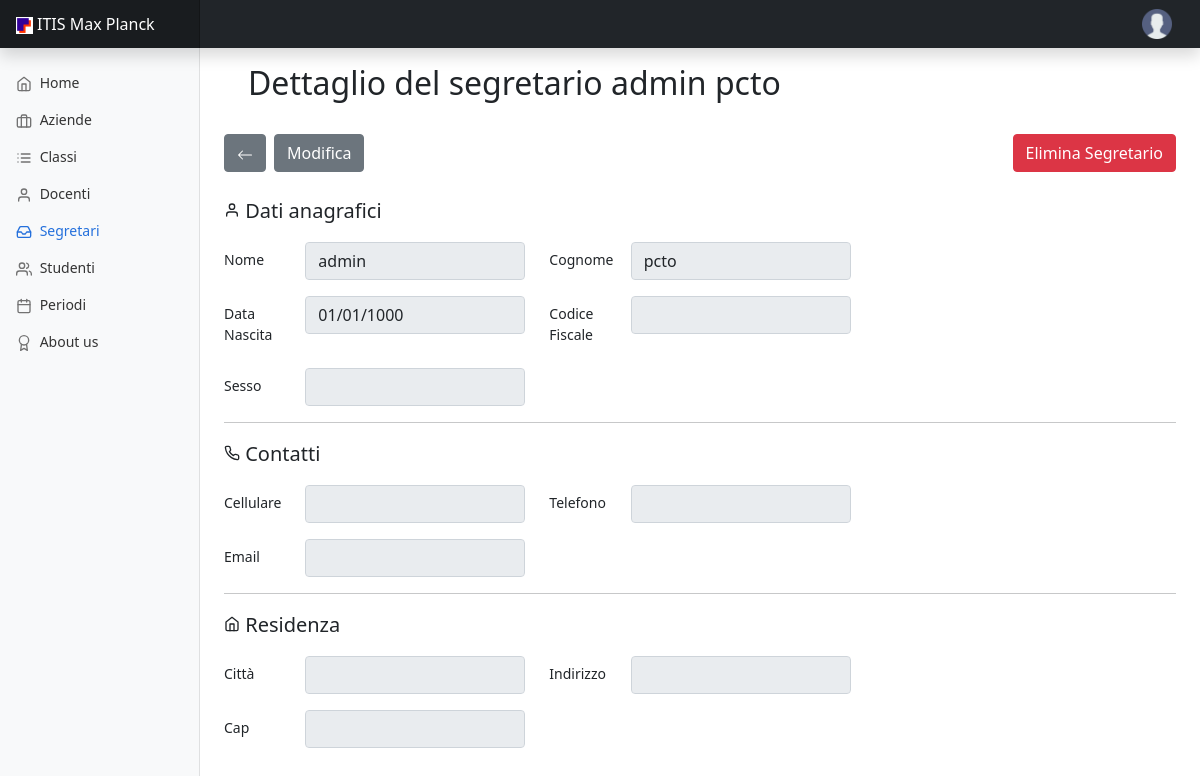
The app's page /segretario-dettaglio.php?id=1 (signed in), older data.
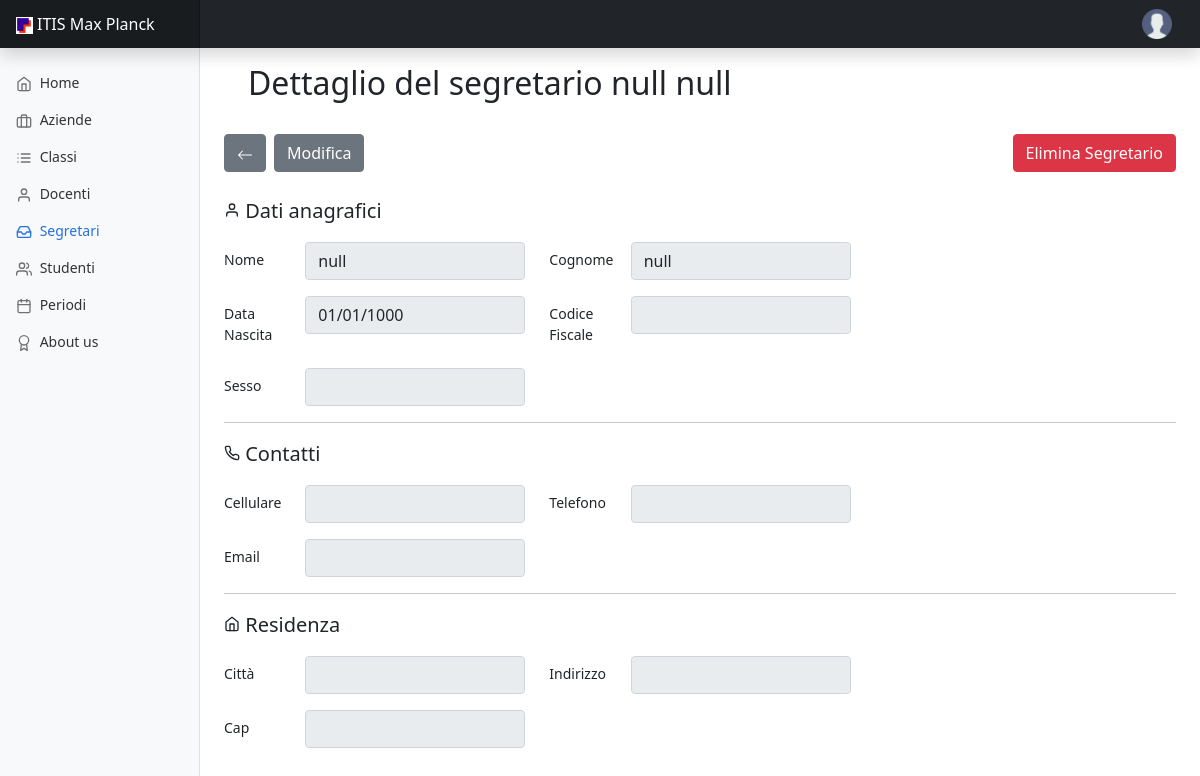
The same page, newer data.
### tables this page shows
CREATE TABLE `persona` (
  `id` int NOT NULL,
  `nome` varchar(80) NOT NULL,
  `cognome` varchar(80) NOT NULL,
  `datanascita` date DEFAULT NULL,
  `codicefiscale` varchar(16) NOT NULL,
  `sesso` char(1) NOT NULL,
  `cellulare` varchar(13) NOT NULL,
  `login` varchar(100) DEFAULT NULL,
  `password` varchar(100) DEFAULT NULL,
  `al_matricola` varchar(20) DEFAULT NULL,
  `al_cittadinanza` varchar(30) DEFAULT NULL,
  `cap` varchar(5) DEFAULT NULL,
  `telefono` varchar(20) DEFAULT NULL,
  `email` varchar(100) NOT NULL,
  `indirizzo` varchar(100) DEFAULT NULL,
  `residenza` varchar(100) DEFAULT NULL,
  `provincia` varchar(2) DEFAULT NULL,
  `tut_idazienda` int DEFAULT NULL
);

### segretario-dettaglio.php (the view, shortened to what the changed rows need)
<!doctype html>
<html lang="en">
  <head>
  <?php require("Include/head.php");?>
  </head>
  <body>
    <?php
        function generaDettaglioVisualizzazione($result){
          $nome = "";
          $cognome = "";
          $datanascita = "";
          $codicefiscale = "";
          $indirizzo = "";
          $residenza = "";
          $cellulare = "";
          $telefono = "";
          $email = "";
          $sesso = "";
          $cap = "";
            if ($result->num_rows > 0) {
                $row = $result->fetch_assoc();
                $nome = htmlspecialchars($row["nome"]);
                $cognome = htmlspecialchars($row["cognome"]);
                $datanascita = htmlspecialchars($row["datanascita"]);
                $codicefiscale = htmlspecialchars($row["codicefiscale"]);
                $indirizzo = htmlspecialchars($row["indirizzo"]);
                $residenza = htmlspecialchars($row["residenza"]);
                $cellulare = htmlspecialchars($row["cellulare"]);
                $telefono = htmlspecialchars($row["telefono"]);
                $email = htmlspecialchars($row["email"]);
                $sesso = htmlspecialchars($row["sesso"]);
                $cap = htmlspecialchars($row["cap"]);
            }
            echo '
            <div class="justify-content-center">
            <p class="fs-5"><span data-feather="user"class="align-baseline"></span> Dati anagrafici</p>
              <div class="mb-3 row">
                  <label class="col-md-1 col-sm-3 col-form-label">Nome</label>
                  <div class="col-sm-3 col-md-3">
                      <input type="text" readonly id="nomepersona" class="form-control" name="nome" value="'. $nome .'">
                  </div>
                  <label class="col-sm-3 col-md-1  col-form-label">Cognome</label>
                  <div class="col-sm-3 col-md-3">
                      <input type="text" readonly id="cognomepersona" class="form-control" name="cognome" value="'. $cognome .'">
                  </div>
              </div>
              <div class="mb-3 row">
                  <label class="col-sm-3 col-md-1 col-form-label">Data Nascita</label>
                  <div class="col-sm-3 col-md-3">
                      <input type="date" readonly class="form-control" name="datanascita" value="'. $datanascita .'">
                  </div>
                  <label class="col-sm-3 col-md-1 col-form-label">Codice Fiscale</label>
                  <div class="col-sm-3 col-md-3">
                      <input type="text" readonly class="form-control" name="codicefiscale" value="'. $codicefiscale .'">
                  </div>
              </div>
              <div class=" mb-3 row">
                  <label class="col-sm-3 col-md-1 col-form-label">Sesso</label>
                  <div class="col-sm-3 col-md-3">
                      <input type="text" readonly class="form-control" name="sesso" value="'. $sesso .'">
                  </div>
                  <label class="col-sm-3 col-md-1 col-form-label"></label>
                  <div class="col-sm-3 col-md-3">
                  </div>
              </div>
              <hr class="mt-2 mb-3"/>
              <p class="fs-5"><span data-feather="phone"class="align-baseline"></span> Contatti</p>
              <div class="mb-3 row">
                  <label class="col-sm-3 col-md-1 col-form-label">Cellulare</label>
                  <div class="col-sm-3 col-md-3">
                      <input type="text" readonly class="form-control" name="cellulare" value="'. $cellulare .'">
                  </div>
                  <label class="col-sm-3 col-md-1 col-form-label">Telefono</label>
                  <div class="col-sm-3 col-md-3">
                      <input type="text" readonly class="form-control" name="telefono" value="'. $telefono .'">
                  </div>
              </div>
              <div class="mb-3 row">
                  <label class="col-sm-3 col-md-1 col-form-label">Email</label>
                  <div class="col-sm-3 col-md-3">
                      <input type="text" readonly class="form-control" name="email" value="'. $email .'">
                  </div>
                  <label class="col-sm-3 col-md-1 col-form-label"></label>
                  <div class="col-sm-3 col-md-3">
                  </div>
              </div>
              <hr class="mt-2 mb-3"/>
              <p class="fs-5"><span data-feather="home"class="align-baseline"></span> Residenza</p>
              <div class="mb-3 row">
                  <label class="col-sm-3 col-md-1 col-form-label">Città</label>
                  <div class="col-sm-3 col-md-3">
                      <input type="text" readonly class="form-control" name="residenza" value="'. $residenza .'">
                  </div>
                  <label class="col-sm-3 col-md-1 col-form-label">Indirizzo</label>
                  <div class="col-sm-3 col-md-3">
                      <input type="text" readonly class="form-control" name="indirizzo" value="'. $indirizzo .'">
                  </div>
              </div>
              <div class="mb-3 row">
                    <label class="col-sm-3 col-md-1 col-form-label">Cap</label>
                    <div class="col-sm-3 col-md-3">
                        <input type="text" readonly class="form-control" name="cap" value="'. $cap .'">
                    </div>
                    <label class="col-sm-3 col-md-1 col-form-label"></label>
                    <div class="col-sm-3 col-md-3">
                    </div>
              </div>
            </br>'
                        ;
            }
    ?>
<?php require("Include/navbar.php");?>
<div class="container-fluid">
  <div class="row">
    <main class="col-md-9 ms-sm-auto col-lg-10 px-md-4">
    <nav class="navbar">
    <?php
    if(isset($_GET["id"])){
      $sql = 'Select nome, cognome from persona where id ='.$_GET["id"];
      $result = $conn->query($sql);
      if ($result->num_rows > 0) {
        $row = $result->fetch_assoc();
      echo'
      <nav class="navbar">
        <div class="container-fluid">
        <p class="h2 mb-3"> Dettaglio del segretario '.htmlspecialchars($row["nome"]).' '. htmlspecialchars($row["cognome"]).'</p>
        </div>
      </nav>
      ';
      }else{
        echo '<h1 class="h2 mb-3">Attenzione: Segretario inesistente</h1>';
      }
    }else{
      echo '<h1 class="h2 mb-3">Aggiungi nuovo segretario</h1>';
    }
    ?>
    </nav>
    <form action="<?php $_SERVER["PHP_SELF"]; ?>" method="POST" enctype="multipart/form-data">
    <?php
    if(isset($_GET["id"])){
      $id = $_GET["id"];
      $sql = 'Select * from persona where id ='.$_GET["id"];
      $result = $conn->query($sql);
      if(!isset($_POST["modifica"])){
        ?>
        <div class="mb-4 clearfix">
                <div class="btn-toolbar float-start" role="toolbar" aria-label="Toolbar with button groups">
                  <div class="btn-group me-2" role="group" aria-label="First group">
                          <button type="button" onclick="location.href='segretario.php'" name="indietro" value="" class="btn btn-secondary">
                          <svg xmlns="http://www.w3.org/2000/svg" width="16" height="16" fill="currentColor" class="bi bi-arrow-left" viewBox="0 0 16 16">
                          <path fill-rule="evenodd" d="M15 8a.5.5 0 0 0-.5-.5H2.707l3.147-3.146a.5.5 0 1 0-.708-.708l-4 4a.5.5 0 0 0 0 .708l4 4a.5.5 0 0 0 .708-.708L2.707 8.5H14.5A.5.5 0 0 0 15 8z"/>
                          </svg>
                          </button>
                  </div>
                  <div class="btn-group me-2" role="group" aria-label="Second group">
                        <input type="submit" name="modifica" value="Modifica" class="btn btn-secondary">
                  </div>
              </div>
                <input type="submit" onclick="mostraAlert()" name="elimina" value="Elimina Segretario" class="btn btn-danger float-end">
            </div>
            <?php
        generaDettaglioVisualizzazione($result);
      }if(isset($_POST["modifica"])){
        echo'<div class="mb-4 clearfix">';
          echo'<input type="button" onclick="location.href=\'segretario-dettaglio.php?id='.$id.'\'" name="annullamodifiche" value="Annulla Modifiche" class="btn btn-secondary float-start">';
          echo'<input type="submit" name="salva" value="Salva" class="btn btn-primary float-end">';
        echo '</div>';
        generaDettaglioModifica($result);
      }
    }
    ?>
    </main>
  </div>
</div>
  </body>
</html>

Row changes from the older to the newer data that the page shows:
changed persona: nome "admin" → "null"; cognome "pcto" → "null"
